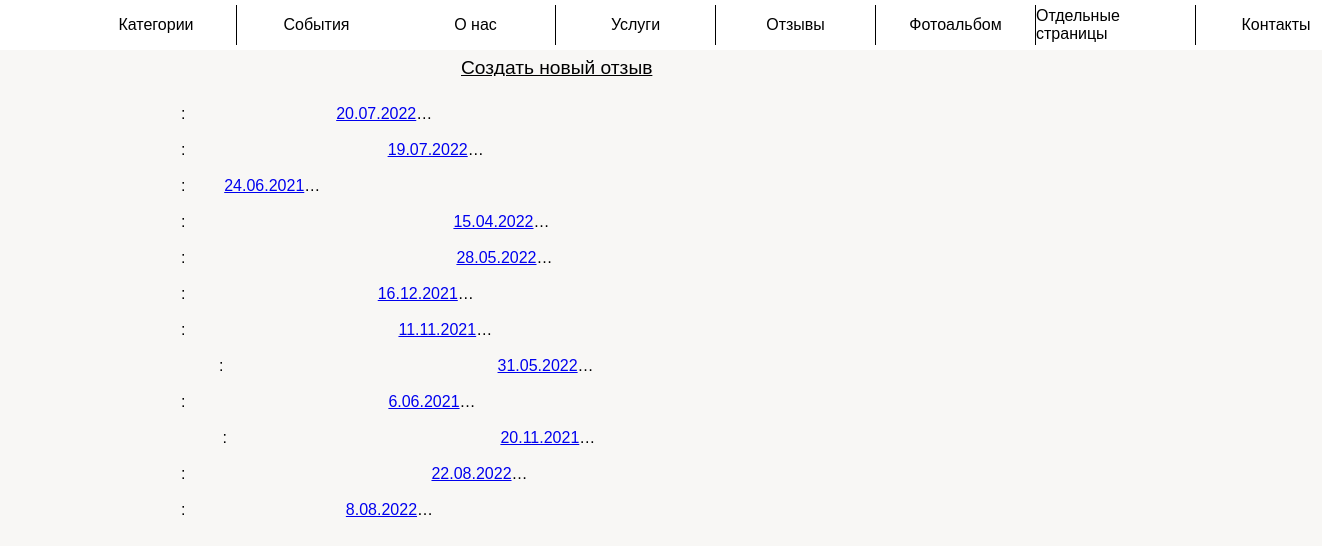
The page /admin_panel/comments (signed in) on the database as committed earlier.
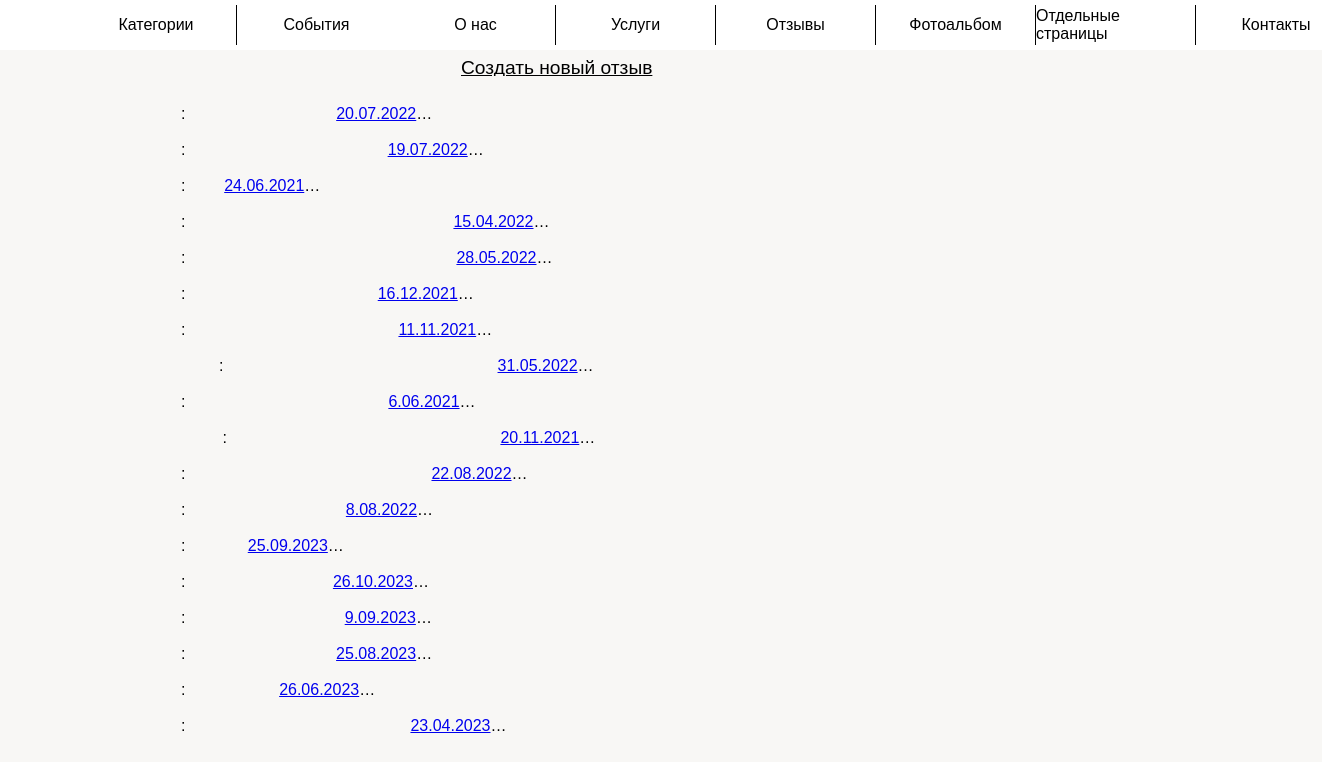
The same page on the database as committed later.
### app/models.py (models this page shows, shortened)
class Comment(db.Model):
    id = db.Column(db.Integer, primary_key=True, index=True, unique=True)
    name = db.Column(db.String(128))  # имя комментатора
    text = db.Column(db.Text)  # содержание

### app/admin_panel/routes.py (the view)
@bp.route("/comments", methods=["GET"])
@login_required
def comments():
    comments = Comment.query.all()
    return render_template(
        "admin_panel/comments.html", title="Отзывы", comments=comments
    )

### app/admin_panel/routes.py (called while the page is built)
@bp.after_request
def add_header(r):
    r.headers["Cache-Control"] = "no-cache, no-store, must-revalidate"
    r.headers["Pragma"] = "no-cache"
    r.headers["Expires"] = "1"
    r.headers["Cache-Control"] = "public, max-age=0"
    return r

### app/models.py (called while the page is built)
@login.user_loader
def load_user(id):
    return Admin.query.get(int(id))

### app/templates/admin_panel/comments.html (shortened to what this page needs)
{% extends "admin_panel/base.html" %}
{% block scripts %}
    <link rel="stylesheet" href="{{ url_for('static', filename='admin_panel.css') }}">
    <link rel="stylesheet" href="{{ url_for('static', filename='admin_panel_phone.css') }}">
    <link rel="stylesheet" href="{{ url_for('static', filename='/admin_panel/comments.css') }}">
{% endblock %}
{% block app_content %}
    <div class="grid_panel">
        <div class="grid_block partners_map">
            <div class="new_comment comment">
                <a href="{{ url_for('admin_panel.comment_create') }}">Создать новый отзыв</a>
            </div>
            {% set i = namespace(a=0) %}
            {% for comment in comments %}
                <a class="edit_com" href="{{ url_for('admin_panel.edit_comment') }}?comment_id={{ comment.id }}">
                    <div class="comment">
                        <div class="comment_name">{{ comment.name }}:</div>
                        <div class="comment_text">{{ comment.text|safe }}</div>
                    </div>
                </a>
                {% set i.a = i.a + 1 %}
            {% endfor %}
        </div>
    </div>
{% endblock %}

Rows that differ between the two databases and show on the page:
added Comment: text "25.09.2023"
added Comment: text "26.10.2023"
added Comment: text "9.09.2023"
added Comment: text "25.08.2023"
added Comment: text "26.06.2023"
added Comment: text "23.04.2023"
